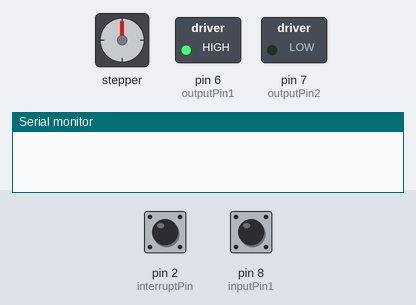
Bench run of a sketch on a simulated Arduino Uno, built with avr-gcc and run on an emulated ATmega328P. On the bench: stepper motor, switched loads named in the sketch (green lamp = pin HIGH), the last lines printed to the serial monitor. Wiring (inferred from the names in the program): stepper motor driver (200 steps per turn assumed): step pin 3; direction pin 4. The test bench sets the inputs (shaded band); at power-on: pin 8 (inputPin1) HIGH, pin 2 (interruptPin) LOW. Pins used as bus, display or sensor lines are not drawn.

Above: at 0.8 s.
0.9 s: pin 8 (inputPin1) pulled LOW for 0.15 s
At 1.5 s:
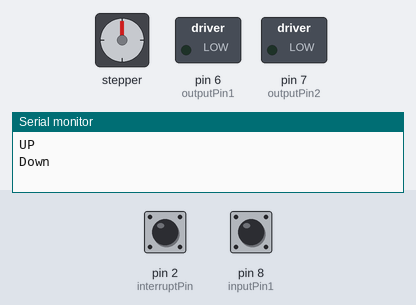
4.0 s: pin 2 (interruptPin) pulled HIGH for 0.15 s
At 5.1 s:
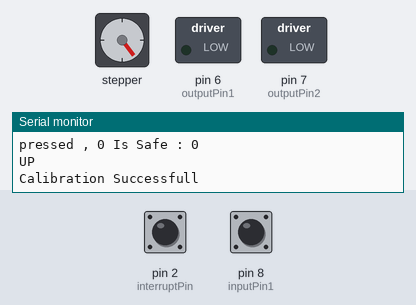
7.1 s: pin 2 (interruptPin) pulled HIGH for 1 s
At 8.5 s:
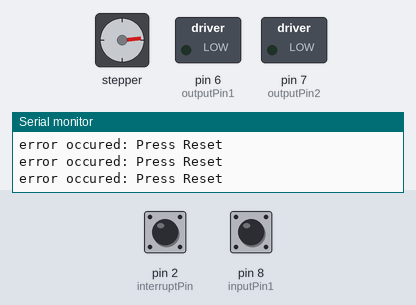
Timing chart, 0 to 10.1 s (numbered marks = the images above; inputs shaded):
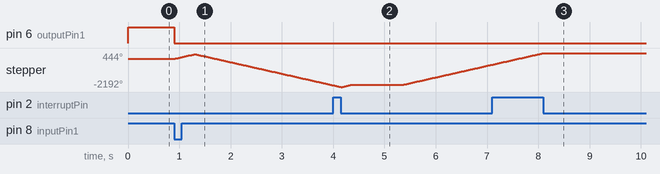

Measured:
- after the input at 0.9 s, pin 6 (outputPin1): HIGH → LOW at once; stepper: turns 356° clockwise in 0.38 s, then 2411° counter-clockwise in 2.7 s
- after the input at 7.1 s, pin 7 (outputPin2): stays LOW (without the input it goes to HIGH after 3.1 s)

The sketch:

Mechatronic-Project.ino
```cpp
//variable for lifting
//Motor pin Red Out b
//Motor pin Black Out a
//Input vialot GND
//Input yellow tied Input pin 1
//Input yellow Input pin 2
//Input a outputPin 1
//Input b outputPin 2
const byte interruptPin = 2;
bool isSafe = true;
bool calibrated = false;

int stepPin = 3;
int directionPin = 4;

//variables for pushin mechamism

int Run = 0; // use Run = 1 to actuate one time
int inputPin1 = 8;
int inputPin2 = 5;
int outputPin1 = 6;
int outputPin2 = 7;

void StepperLimitChanged(){
  if (digitalRead(2)){
    Serial.print("Released , ");
    Serial.print(digitalRead(2));
    isSafe = true;
    Serial.print(" Is Safe : ");
    Serial.println(isSafe);
  }
  else{
    Serial.print("pressed , ");
    Serial.print(digitalRead(2));
    isSafe = false;
    Serial.print(" Is Safe : ");
    Serial.println(isSafe);

    if(calibrated){
      error();
    }
  }
}

void setup() {
  attachInterrupt(digitalPinToInterrupt(interruptPin), StepperLimitChanged, CHANGE);
  Serial.begin(9600);
  pinMode(stepPin, OUTPUT);
  pinMode(directionPin, OUTPUT);
  pinMode(2,INPUT);

  //define pins for pushing
  pinMode (outputPin1,OUTPUT);
  pinMode (outputPin2,OUTPUT);
  pinMode (inputPin1,INPUT_PULLUP);
  pinMode (inputPin2,INPUT_PULLUP);

  while(digitalRead(inputPin1)==1){
    digitalWrite(outputPin1,HIGH);
    digitalWrite(outputPin2,LOW);
  }
  digitalWrite(outputPin1,LOW);
  digitalWrite(outputPin2,LOW);
  CalibrateLifter();

}

void loop() {
  StoreL2Rack();
  delay(1000);
  StoreL1Rack();
  delay(1000);
}

void liftUp(int stp){
  digitalWrite(directionPin, HIGH);
  Serial.println("UP");
  for (int stepCount = 1; stepCount < stp; stepCount++){
    digitalWrite(stepPin, HIGH);
    delayMicroseconds(1000);
    digitalWrite(stepPin, LOW);
    delayMicroseconds(1000);
  }
  Run = 1;
}

void liftDown(int stp){
  digitalWrite(directionPin, LOW);
  Serial.println("Down");
  for (int stepCount = 1; stepCount < stp; stepCount++){
    if(!isSafe){
      break;
    }
    digitalWrite(stepPin, HIGH);
    delayMicroseconds(1000);
    digitalWrite(stepPin, LOW);
    delayMicroseconds(1000);
  }
}

void CalibrateLifter(){
  liftUp(200);
  while(isSafe){
    liftDown(200);
  }
 liftUp(100);
 calibrated = true;
 Serial.println("Calibration Successfull");
 delay(1000);
}

void StoreL2Rack(){
  int stp = 2400;
  liftUp(stp);
  push(Run);
  liftDown(stp);
  delay(500);
}

void StoreL1Rack(){
  push(Run);
  delay(500);
}

void error(){
  while(true){
    Serial.println("error occured: Press Reset");
    delay(250);
  }

}

void push(int x){
  if(x==1){
  while(digitalRead(inputPin2)==1){
    digitalWrite(outputPin1,LOW);
    digitalWrite(outputPin2,HIGH);
  }
  while(digitalRead(inputPin1)==1){
    digitalWrite(outputPin1,HIGH);
    digitalWrite(outputPin2,LOW);
  }
  digitalWrite(outputPin1,LOW);
  digitalWrite(outputPin2,LOW);
  Run = 0;
  }
}
```
